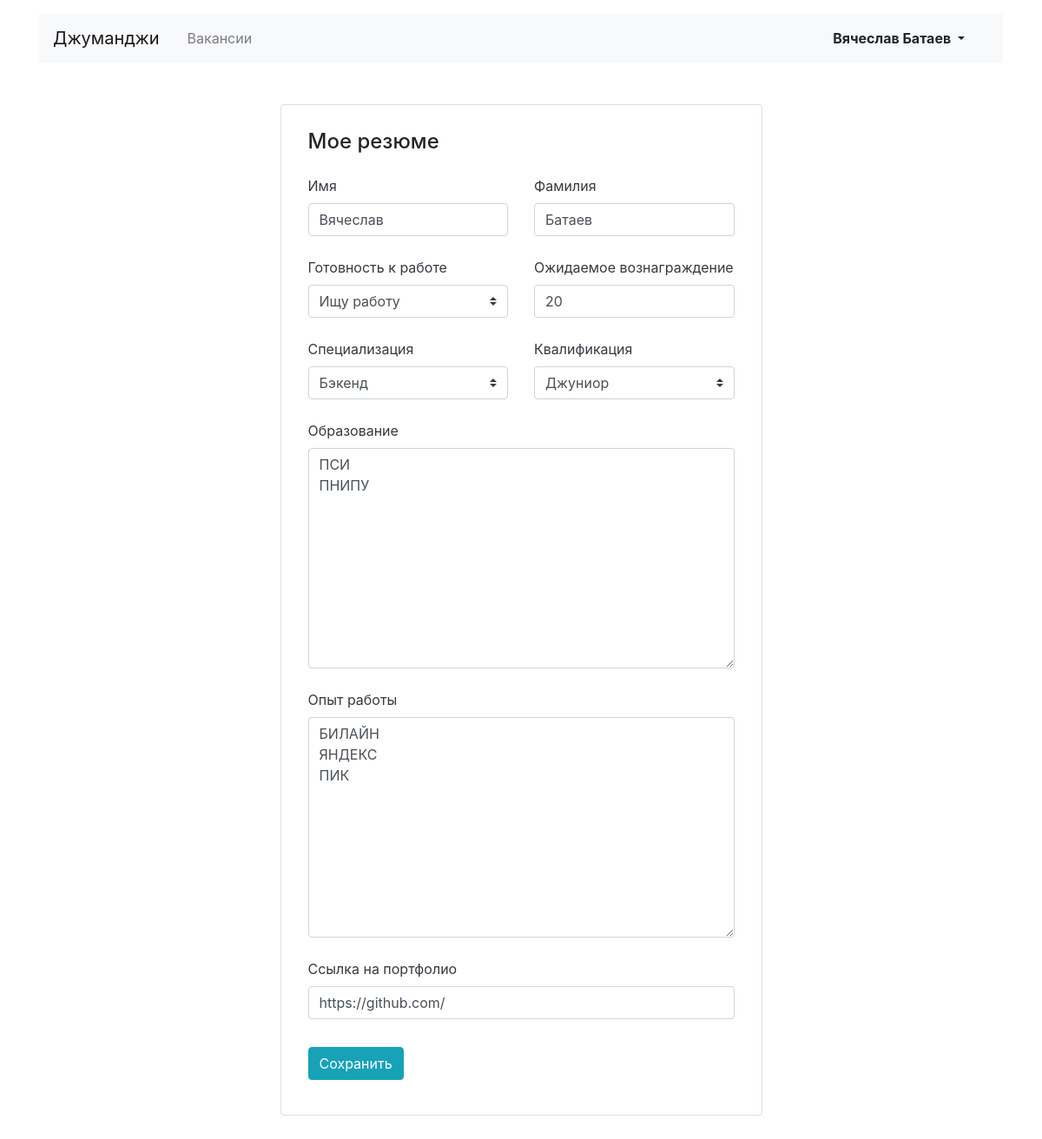
The page /myresume/ (signed in) on the database its author committed.
### vacancy/models.py (models this page shows)
class Resume(Model):
    user = OneToOneField(User, on_delete=CASCADE, related_name='resumes')
    name = CharField(max_length=20)
    surname = CharField(max_length=20)
    class Status(TextChoices):
        NOT_SEARCHING = '1', 'Не ищу работу'
        CONSIDERING = '2', 'Рассматриваю предложения'
        SEARCHING = '3', 'Ищу работу'
    status = CharField(max_length=30, choices=Status.choices, default=Status.SEARCHING)
    salary = IntegerField()
    specialty = ForeignKey('Specialty', on_delete=CASCADE, related_name='resumes')
    class Grade(TextChoices):
        TRAINEE = '1', 'Стажер'
        JUNIOR = '2', 'Джуниор'
        MIDDLE = '3', 'Мидл'
        SENIOR = '4', 'Синьор'
        LEAD = '5', 'Лид'
    grade = CharField(max_length=20, choices=Grade.choices, default=Grade.TRAINEE)
    education = TextField()
    experience = TextField()
    portfolio = TextField()

### vacancy/views.py (the view, shortened to what this page needs)
# urls.py: path('myresume/', my_resume_view, name='my_resume'),
def my_resume_view(request: WSGIRequest) -> HttpResponse:
    try:
        instance = Resume.objects.get(user=request.user)
        if request.method == 'GET':
            form = ResumeForm(instance=instance)
            return render(request, 'vacancy/my_resume/my_resume.html', {'form': form})
    except Resume.DoesNotExist:
        return redirect('resume_lets_start')

### vacancy/models.py (called while the page is built)
    def __str__(self):
        return self.title

### vacancy/templates/vacancy/my_resume/my_resume.html
{% extends 'vacancy/my_resume/create_resume.html' %}

### vacancy/templates/vacancy/my_resume/create_resume.html (shortened to what this page needs)
{% extends 'vacancy/base.html' %}
{% block container %}
    <main class="container mt-3 pb-5">
        <section class="col-12 col-lg-6 offset-lg-3 mt-5 card">
            <div class="card-body px-3 pb-4">
                <h1 class="h4 pt-2 pb-3">Мое резюме</h1>
                <form action="" method="post">{% csrf_token %}
                    <div class="row">
                        <div class="col-12 col-md-6">
                            <div class="form-group pb-2">
                                <label class="mb-2 text-dark" for="userName">{{ form.name.label }}</label>
                                {{ form.name }}
                            </div>
                        </div>
                        <div class="col-12 col-md-6">
                            <div class="form-group pb-2">
                                <label class="mb-2 text-dark" for="userSurname">{{ form.surname.label }}</label>
                                {{ form.surname }}
                            </div>
                        </div>
                    </div>
                    <div class="row">
                        <div class="col-12 col-md-6">
                            <div class="form-group pb-2">
                                <label class="mb-2 text-dark" for="userReady">{{ form.status.label }}</label>
                                {{ form.status }}
                            </div>
                        </div>
                        <div class="col-12 col-md-6">
                            <div class="form-group pb-2">
                                <label class="mb-2 text-dark" for="userPortfolio">{{ form.salary.label }}</label>
                                {{ form.salary }}
                            </div>
                        </div>
                    </div>
                    <div class="row">
                        <div class="col-12 col-md-6">
                            <div class="form-group pb-2">
                                <label class="mb-2 text-dark"
                                       for="userSpecialization">{{ form.specialty.label }}</label>
                                {{ form.specialty }}
                            </div>
                        </div>
                        <div class="col-12 col-md-6">
                            <div class="form-group pb-2">
                                <label class="mb-2 text-dark" for="userQualification">{{ form.grade.label }}</label>
                                {{ form.grade }}
                            </div>
                        </div>
                    </div>
                    <div class="form-group pb-2">
                        <label class="mb-2 text-dark" for="userEducation">{{ form.education.label }}</label>
                        {{ form.education }}
                    </div>
                    <div class="form-group pb-2">
                        <label class="mb-2 text-dark" for="userExperience">{{ form.experience.label }}</label>
                        {{ form.experience }}
                    </div>
                    <div class="form-group pb-3">
                        <label class="mb-2 text-dark" for="userPortfolio">{{ form.portfolio.label }}</label>
                        {{ form.portfolio }}
                    </div>
                    <div class="form-group">
                        <input type="submit" class="btn btn-info" value="Сохранить">
                    </div>
                </form>
            </div>
        </section>
    </main>
{% endblock %}

### vacancy/templates/vacancy/base.html (shortened to what this page needs)
<!DOCTYPE html>
<html lang="ru">
<head>
    <link rel="stylesheet" href="https://stackpath.bootstrapcdn.com/bootstrap/4.3.1/css/bootstrap.min.css"
>
</head>
<body>
<header class="container mt-3">
    <nav class="navbar navbar-expand-lg navbar-light bg-light">
        <a class="navbar-brand mr-4" href="{% url 'main' %}">Джуманджи</a>
        <div class="collapse navbar-collapse justify-content-between" id="navbarNav">
            <ul class="navbar-nav col-10">
                <li class="nav-item">
                    <a class="nav-link" href="{% url 'vacancies' %}">Вакансии</a>
                </li>
            </ul>
            {% if user.is_authenticated %}
                <ul class="navbar-nav col-2 justify-content-end">
                    <li class="nav-item active">
                        <div class="btn-group">
                            <button type="button" class="btn dropdown-toggle font-weight-bold" data-toggle="dropdown"
                                    aria-haspopup="true" aria-expanded="false">
                                {{ user.first_name }} {{ user.last_name }}
                            </button>
                        </div>
                    </li>
                </ul>
            {% else %}
                <ul class="navbar-nav col-2 justify-content-end">
                    <li class="nav-item active">
                        <a href="{% url 'login' %}" class="nav-link font-weight-bold">Вход</a>
                    </li>
                </ul>
            {% endif %}
        </div>
    </nav>
</header>
{% block container %} {% endblock %}
</body>
</html>

### rows shown on the page
Resume: name "Вячеслав", surname "Батаев", status "Ищу работу", salary "20", specialty "Бэкенд", grade "Джуниор", education "ПСИ ПНИПУ", experience "БИЛАЙН ЯНДЕКС ПИК", portfolio "https://github.com/"

### other values the page prints
{{ user.first_name }} "Вячеслав"
{{ user.last_name }} "Батаев"
